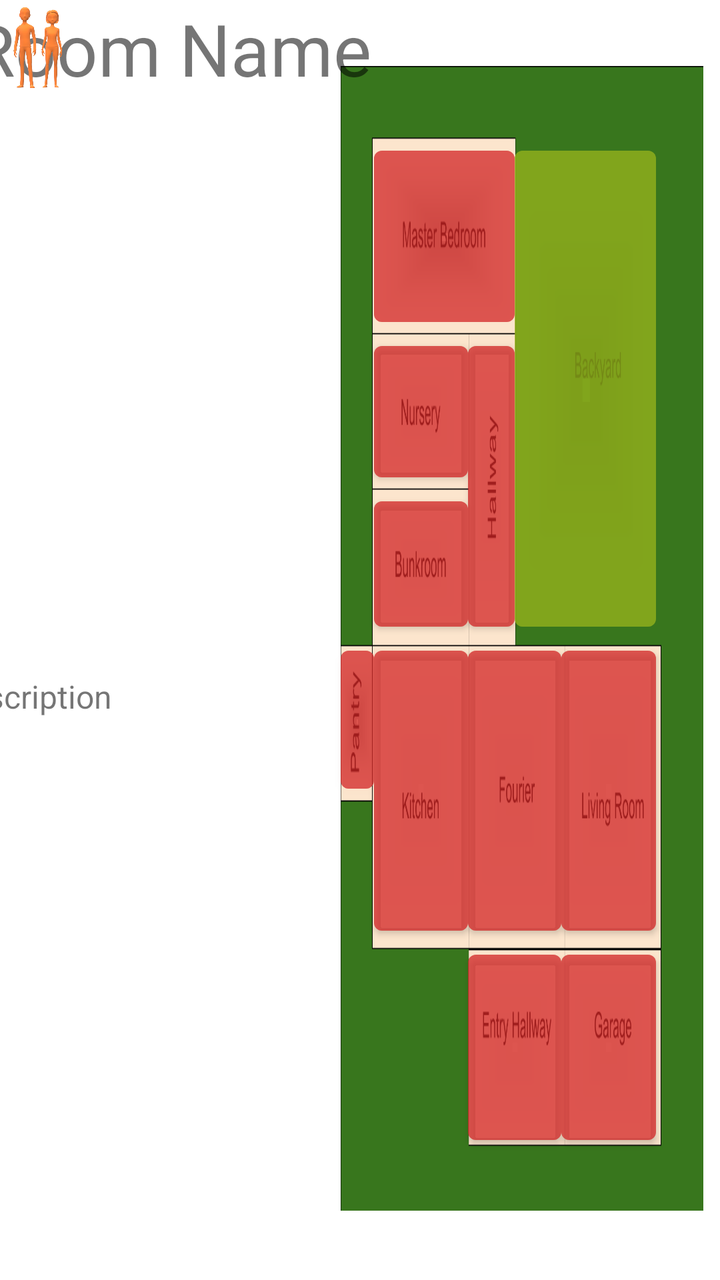
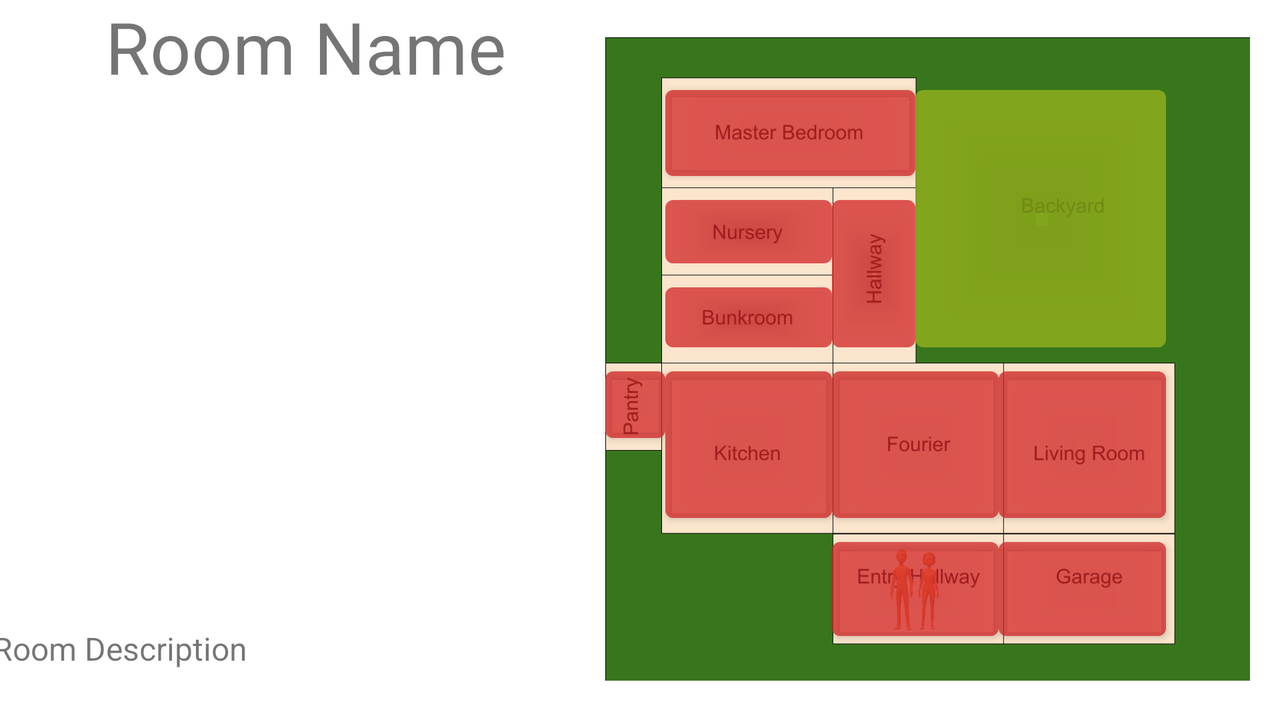

First picture: res/layout/ on a phone held upright. Second picture: the repository's own variant of that layout, on a device whose configuration matches the variant's folder. Source for both follows.
<!-- AndroidManifest.xml: application theme Theme.Explore -->
<!-- res/layout/haunted_house.xml -->
<?xml version="1.0" encoding="utf-8"?>
<androidx.constraintlayout.widget.ConstraintLayout xmlns:android="http://schemas.android.com/apk/res/android"
    xmlns:app="http://schemas.android.com/apk/res-auto"
    xmlns:tools="http://schemas.android.com/tools"
    android:id="@+id/haunted_house_layout"
    android:layout_width="match_parent"
    android:layout_height="match_parent"
    android:orientation="horizontal">

    <ImageView
        android:id="@+id/iv_map"
        android:layout_width="0dp"
        android:layout_height="0dp"
        android:scaleType="fitXY"
        android:adjustViewBounds="true"
        app:layout_constraintBottom_toTopOf="@+id/guideline_map_base"
        app:layout_constraintEnd_toStartOf="@+id/guideline4"
        app:layout_constraintStart_toStartOf="@+id/guideline3"
        app:layout_constraintTop_toTopOf="@+id/guideline"
        app:srcCompat="@drawable/haunted_house" />

    <ImageView
        android:id="@+id/character"
        android:layout_width="wrap_content"
        android:layout_height="wrap_content"
        app:layout_constraintBottom_toBottomOf="@+id/entry_hallway"
        app:layout_constraintEnd_toEndOf="@+id/entry_hallway"
        app:layout_constraintStart_toStartOf="@+id/entry_hallway"
        app:layout_constraintTop_toTopOf="@+id/hor_guideline6"
        app:srcCompat="@drawable/person_foreground" />

    <TextView
        android:id="@+id/room_name"
        android:layout_width="wrap_content"
        android:layout_height="wrap_content"
        android:text="Room Name"
        android:textSize="36sp"
        app:layout_constraintEnd_toStartOf="@+id/guideline3"
        app:layout_constraintStart_toStartOf="parent"
        app:layout_constraintTop_toTopOf="parent" />

    <TextView
        android:id="@+id/room_description"
        android:layout_width="314dp"
        android:layout_height="48dp"
        android:text="Room Description"
        android:textSize="16sp"
        app:layout_constraintEnd_toStartOf="@+id/guideline3"
        app:layout_constraintStart_toStartOf="parent"
        app:layout_constraintTop_toBottomOf="@+id/iv_room_image" />


    <ImageView
        android:id="@+id/iv_room_image"
        android:layout_width="312dp"
        android:layout_height="289dp"
        android:scaleType="fitXY"
        app:layout_constraintEnd_toStartOf="@+id/guideline3"
        app:layout_constraintStart_toStartOf="parent"
        app:layout_constraintTop_toBottomOf="@+id/room_name"
        app:srcCompat="@drawable/houseexplore" />

    <Button
        android:id="@+id/entry_hallway"
        android:layout_width="0dp"
        android:layout_height="0dp"
        android:backgroundTint="#80D32626"
        app:layout_constraintBottom_toTopOf="@+id/guideline6"
        app:layout_constraintEnd_toStartOf="@+id/vert_guideline4"
        app:layout_constraintStart_toStartOf="@+id/vert_guideline2"
        app:layout_constraintTop_toTopOf="@+id/hor_guideline6" />

    <Button
        android:id="@+id/garage"
        android:layout_width="0dp"
        android:layout_height="0dp"
        android:backgroundTint="#80D32626"
        app:layout_constraintBottom_toTopOf="@+id/guideline6"
        app:layout_constraintEnd_toStartOf="@+id/vert_guideline5"
        app:layout_constraintStart_toStartOf="@+id/vert_guideline4"
        app:layout_constraintTop_toTopOf="@+id/hor_guideline6" />

    <Button
        android:id="@+id/living_room"
        android:layout_width="0dp"
        android:layout_height="0dp"
        android:backgroundTint="#80D32626"
        app:layout_constraintBottom_toTopOf="@+id/hor_guideline6"
        app:layout_constraintEnd_toStartOf="@+id/vert_guideline5"
        app:layout_constraintStart_toStartOf="@+id/vert_guideline4"
        app:layout_constraintTop_toTopOf="@+id/hor_guideline4" />

    <Button
        android:id="@+id/fourier"
        android:layout_width="0dp"
        android:layout_height="0dp"
        android:backgroundTint="#80D32626"
        app:layout_constraintBottom_toTopOf="@+id/hor_guideline6"
        app:layout_constraintEnd_toStartOf="@+id/vert_guideline4"
        app:layout_constraintStart_toStartOf="@+id/vert_guideline2"
        app:layout_constraintTop_toTopOf="@+id/hor_guideline4"
        app:layout_constraintVertical_bias="0.25" />

    <Button
        android:id="@+id/hallway"
        android:layout_width="0dp"
        android:layout_height="0dp"
        android:backgroundTint="#80D32626"
        app:layout_constraintBottom_toTopOf="@+id/hor_guideline4"
        app:layout_constraintEnd_toEndOf="@+id/master_bedroom"
        app:layout_constraintStart_toEndOf="@+id/nursery"
        app:layout_constraintTop_toTopOf="@+id/nursery" />

    <Button
        android:id="@+id/kitchen"
        android:layout_width="0dp"
        android:layout_height="0dp"
        android:backgroundTint="#80D32626"
        app:layout_constraintBottom_toTopOf="@+id/hor_guideline6"
        app:layout_constraintEnd_toStartOf="@+id/vert_guideline2"
        app:layout_constraintStart_toStartOf="@+id/vert_guideline1"
        app:layout_constraintTop_toTopOf="@+id/hor_guideline4" />

    <Button
        android:id="@+id/nursery"
        android:layout_width="0dp"
        android:layout_height="0dp"
        android:backgroundTint="#80D32626"
        app:layout_constraintBottom_toTopOf="@+id/hor_guideline3"
        app:layout_constraintEnd_toStartOf="@+id/vert_guideline2"
        app:layout_constraintStart_toStartOf="@+id/vert_guideline1"
        app:layout_constraintTop_toTopOf="@+id/hor_guideline2" />

    <Button
        android:id="@+id/master_bedroom"
        android:layout_width="0dp"
        android:layout_height="0dp"
        android:backgroundTint="#80D32626"
        app:layout_constraintBottom_toTopOf="@+id/hor_guideline2"
        app:layout_constraintEnd_toStartOf="@+id/vert_guideline3"
        app:layout_constraintStart_toStartOf="@+id/vert_guideline1"
        app:layout_constraintTop_toTopOf="@+id/hor_guideline1" />

    <Button
        android:id="@+id/backyard"
        android:layout_width="0dp"
        android:layout_height="0dp"
        android:backgroundTint="#809AB61D"
        app:layout_constraintBottom_toTopOf="@+id/hor_guideline4"
        app:layout_constraintEnd_toStartOf="@+id/vert_guideline5"
        app:layout_constraintStart_toStartOf="@+id/vert_guideline3"
        app:layout_constraintTop_toTopOf="@+id/hor_guideline1" />

    <Button
        android:id="@+id/bunkroom"
        android:layout_width="0dp"
        android:layout_height="0dp"
        android:backgroundTint="#80D32626"
        app:layout_constraintBottom_toTopOf="@+id/hor_guideline4"
        app:layout_constraintEnd_toStartOf="@+id/vert_guideline2"
        app:layout_constraintStart_toStartOf="@+id/vert_guideline1"
        app:layout_constraintTop_toTopOf="@+id/hor_guideline3" />

    <Button
        android:id="@+id/pantry"
        android:layout_width="0dp"
        android:layout_height="0dp"
        android:backgroundTint="#80D32626"
        app:layout_constraintBottom_toTopOf="@+id/hor_guideline5"
        app:layout_constraintEnd_toStartOf="@+id/vert_guideline1"
        app:layout_constraintStart_toStartOf="@+id/guideline3"
        app:layout_constraintTop_toTopOf="@+id/hor_guideline4" />

    <androidx.constraintlayout.widget.Guideline
        android:id="@+id/vert_guideline1"
        android:layout_width="wrap_content"
        android:layout_height="wrap_content"
        android:orientation="vertical"
        app:layout_constraintGuide_percent="0.51976573" />

    <androidx.constraintlayout.widget.Guideline
        android:id="@+id/vert_guideline2"
        android:layout_width="wrap_content"
        android:layout_height="wrap_content"
        android:orientation="vertical"
        app:layout_constraintGuide_percent="0.65" />

    <androidx.constraintlayout.widget.Guideline
        android:id="@+id/vert_guideline3"
        android:layout_width="wrap_content"
        android:layout_height="wrap_content"
        android:orientation="vertical"
        app:layout_constraintGuide_percent="0.715" />

    <androidx.constraintlayout.widget.Guideline
        android:id="@+id/vert_guideline4"
        android:layout_width="wrap_content"
        android:layout_height="wrap_content"
        android:orientation="vertical"
        app:layout_constraintGuide_percent="0.78" />

    <androidx.constraintlayout.widget.Guideline
        android:id="@+id/vert_guideline5"
        android:layout_width="wrap_content"
        android:layout_height="wrap_content"
        android:orientation="vertical"
        app:layout_constraintGuide_percent="0.91068816" />

    <androidx.constraintlayout.widget.Guideline
        android:id="@+id/hor_guideline1"
        android:layout_width="wrap_content"
        android:layout_height="wrap_content"
        android:orientation="horizontal"
        app:layout_constraintGuide_percent="0.10852713" />

    <androidx.constraintlayout.widget.Guideline
        android:id="@+id/hor_guideline2"
        android:layout_width="wrap_content"
        android:layout_height="wrap_content"
        android:orientation="horizontal"
        app:layout_constraintGuide_percent="0.26098192" />

    <androidx.constraintlayout.widget.Guideline
        android:id="@+id/hor_guideline3"
        android:layout_width="wrap_content"
        android:layout_height="wrap_content"
        android:orientation="horizontal"
        app:layout_constraintGuide_percent="0.38242894" />

    <androidx.constraintlayout.widget.Guideline
        android:id="@+id/hor_guideline4"
        android:layout_width="wrap_content"
        android:layout_height="wrap_content"
        android:orientation="horizontal"
        app:layout_constraintGuide_percent="0.498708" />

    <androidx.constraintlayout.widget.Guideline
        android:id="@+id/hor_guideline5"
        android:layout_width="wrap_content"
        android:layout_height="wrap_content"
        android:orientation="horizontal"
        app:layout_constraintGuide_percent="0.625323" />

    <androidx.constraintlayout.widget.Guideline
        android:id="@+id/hor_guideline6"
        android:layout_width="wrap_content"
        android:layout_height="wrap_content"
        android:orientation="horizontal"
        app:layout_constraintGuide_percent="0.7364341" />

    <androidx.constraintlayout.widget.Guideline
        android:id="@+id/hor_guideline7"
        android:layout_width="wrap_content"
        android:layout_height="wrap_content"
        android:orientation="horizontal"
        app:layout_constraintGuide_begin="450dp" />

    <androidx.constraintlayout.widget.Guideline
        android:id="@+id/guideline2"
        android:layout_width="wrap_content"
        android:layout_height="wrap_content"
        android:orientation="vertical"
        app:layout_constraintGuide_begin="-1dp" />

    <androidx.constraintlayout.widget.Guideline
        android:id="@+id/guideline3"
        android:layout_width="wrap_content"
        android:layout_height="wrap_content"
        android:orientation="vertical"
        app:layout_constraintGuide_percent="0.47291362" />

    <androidx.constraintlayout.widget.Guideline
        android:id="@+id/guideline4"
        android:layout_width="wrap_content"
        android:layout_height="wrap_content"
        android:orientation="vertical"
        app:layout_constraintGuide_percent="0.97657394" />

    <androidx.constraintlayout.widget.Guideline
        android:id="@+id/guideline"
        android:layout_width="wrap_content"
        android:layout_height="wrap_content"
        android:orientation="horizontal"
        app:layout_constraintGuide_percent="0.051679585" />

    <androidx.constraintlayout.widget.Guideline
        android:id="@+id/guideline_map_base"
        android:layout_width="wrap_content"
        android:layout_height="wrap_content"
        android:orientation="horizontal"
        app:layout_constraintGuide_percent="0.9457364" />

    <androidx.constraintlayout.widget.Guideline
        android:id="@+id/guideline6"
        android:layout_width="wrap_content"
        android:layout_height="wrap_content"
        android:orientation="horizontal"
        app:layout_constraintGuide_percent="0.9" />

    <ImageView
        android:id="@+id/homeowner"
        android:layout_width="39dp"
        android:layout_height="47dp"
        app:srcCompat="@drawable/homeowner1"
        tools:layout_editor_absoluteX="643dp"
        tools:layout_editor_absoluteY="0dp" />

</androidx.constraintlayout.widget.ConstraintLayout>
<!-- resources referenced by this layout -->
<resources>
  <!-- drawable haunted_house: png bitmap (drawable, 45210 bytes) -->
  <!-- drawable homeowner1: png bitmap (drawable, 101607 bytes) -->
  <style name="Theme.Explore" parent="Theme.MaterialComponents.DayNight.NoActionBar">
          
          <item name="colorPrimary">@color/jackrabbit_green</item>
          <item name="colorPrimaryVariant">@color/jackrabbit_green</item>
          <item name="colorOnPrimary">@color/white</item>
          
          <item name="colorSecondary">@color/teal_200</item>
          <item name="colorSecondaryVariant">@color/teal_700</item>
          <item name="colorOnSecondary">@color/black</item>
          
          <item name="android:statusBarColor">?attr/colorPrimaryVariant</item>
          
      </style>
  <color name="jackrabbit_green">#669933</color>
  <color name="white">#FFFFFFFF</color>
  <color name="teal_200">#FF03DAC5</color>
  <color name="teal_700">#FF018786</color>
  <color name="black">#FF000000</color>
</resources>
<!-- res/layout-land/haunted_house.xml (the repository's variant of the layout above) -->
<!-- drawn on the phone turned sideways -->
<?xml version="1.0" encoding="utf-8"?>
<androidx.constraintlayout.widget.ConstraintLayout xmlns:android="http://schemas.android.com/apk/res/android"
    xmlns:app="http://schemas.android.com/apk/res-auto"
    xmlns:tools="http://schemas.android.com/tools"
    android:id="@+id/haunted_house_layout"
    android:layout_width="match_parent"
    android:layout_height="match_parent"
    android:orientation="horizontal">

    <androidx.constraintlayout.widget.Group
        android:id="@+id/basic_functions"
        android:layout_width="wrap_content"
        android:layout_height="wrap_content"
        app:constraint_referenced_ids="iv_map,character,room_name,room_description,iv_room_image,gl_room_top,gl_room_bottom,gl_room_left,gl_room_right,gl_map_left,gl_map_right,gl_map_top,gl_map_bottom" />


    <Button
        android:id="@+id/entry_hallway"
        android:layout_width="0dp"
        android:layout_height="0dp"
        android:backgroundTint="#80D32626"
        app:layout_constraintBottom_toTopOf="@+id/guideline6"
        app:layout_constraintEnd_toStartOf="@+id/vert_guideline4"
        app:layout_constraintStart_toStartOf="@+id/vert_guideline2"
        app:layout_constraintTop_toTopOf="@+id/hor_guideline6" />

    <Button
        android:id="@+id/garage"
        android:layout_width="0dp"
        android:layout_height="0dp"
        android:backgroundTint="#80D32626"
        app:layout_constraintBottom_toTopOf="@+id/guideline6"
        app:layout_constraintEnd_toStartOf="@+id/vert_guideline5"
        app:layout_constraintStart_toStartOf="@+id/vert_guideline4"
        app:layout_constraintTop_toTopOf="@+id/hor_guideline6" />

    <Button
        android:id="@+id/living_room"
        android:layout_width="0dp"
        android:layout_height="0dp"
        android:backgroundTint="#80D32626"
        app:layout_constraintBottom_toTopOf="@+id/hor_guideline6"
        app:layout_constraintEnd_toStartOf="@+id/vert_guideline5"
        app:layout_constraintStart_toStartOf="@+id/vert_guideline4"
        app:layout_constraintTop_toTopOf="@+id/hor_guideline4" />

    <Button
        android:id="@+id/fourier"
        android:layout_width="0dp"
        android:layout_height="0dp"
        android:backgroundTint="#80D32626"
        app:layout_constraintBottom_toTopOf="@+id/hor_guideline6"
        app:layout_constraintEnd_toStartOf="@+id/vert_guideline4"
        app:layout_constraintStart_toStartOf="@+id/vert_guideline2"
        app:layout_constraintTop_toTopOf="@+id/hor_guideline4"
        app:layout_constraintVertical_bias="0.25" />

    <Button
        android:id="@+id/hallway"
        android:layout_width="0dp"
        android:layout_height="0dp"
        android:backgroundTint="#80D32626"
        app:layout_constraintBottom_toTopOf="@+id/hor_guideline4"
        app:layout_constraintEnd_toEndOf="@+id/master_bedroom"
        app:layout_constraintStart_toEndOf="@+id/nursery"
        app:layout_constraintTop_toTopOf="@+id/nursery" />

    <Button
        android:id="@+id/kitchen"
        android:layout_width="0dp"
        android:layout_height="0dp"
        android:backgroundTint="#80D32626"
        app:layout_constraintBottom_toTopOf="@+id/hor_guideline6"
        app:layout_constraintEnd_toStartOf="@+id/vert_guideline2"
        app:layout_constraintStart_toStartOf="@+id/vert_guideline1"
        app:layout_constraintTop_toTopOf="@+id/hor_guideline4" />

    <Button
        android:id="@+id/nursery"
        android:layout_width="0dp"
        android:layout_height="0dp"
        android:backgroundTint="#80D32626"
        app:layout_constraintBottom_toTopOf="@+id/hor_guideline3"
        app:layout_constraintEnd_toStartOf="@+id/vert_guideline2"
        app:layout_constraintStart_toStartOf="@+id/vert_guideline1"
        app:layout_constraintTop_toTopOf="@+id/hor_guideline2" />

    <Button
        android:id="@+id/master_bedroom"
        android:layout_width="0dp"
        android:layout_height="0dp"
        android:backgroundTint="#80D32626"
        app:layout_constraintBottom_toTopOf="@+id/hor_guideline2"
        app:layout_constraintEnd_toStartOf="@+id/vert_guideline3"
        app:layout_constraintStart_toStartOf="@+id/vert_guideline1"
        app:layout_constraintTop_toTopOf="@+id/hor_guideline1" />

    <Button
        android:id="@+id/backyard"
        android:layout_width="0dp"
        android:layout_height="0dp"
        android:backgroundTint="#809AB61D"
        app:layout_constraintBottom_toTopOf="@+id/hor_guideline4"
        app:layout_constraintEnd_toStartOf="@+id/vert_guideline5"
        app:layout_constraintStart_toStartOf="@+id/vert_guideline3"
        app:layout_constraintTop_toTopOf="@+id/hor_guideline1" />

    <Button
        android:id="@+id/bunkroom"
        android:layout_width="0dp"
        android:layout_height="0dp"
        android:backgroundTint="#80D32626"
        app:layout_constraintBottom_toTopOf="@+id/hor_guideline4"
        app:layout_constraintEnd_toStartOf="@+id/vert_guideline2"
        app:layout_constraintStart_toStartOf="@+id/vert_guideline1"
        app:layout_constraintTop_toTopOf="@+id/hor_guideline3" />

    <Button
        android:id="@+id/pantry"
        android:layout_width="0dp"
        android:layout_height="0dp"
        android:backgroundTint="#80D32626"
        app:layout_constraintBottom_toTopOf="@+id/hor_guideline5"
        app:layout_constraintEnd_toStartOf="@+id/vert_guideline1"
        app:layout_constraintStart_toStartOf="@+id/gl_map_left"
        app:layout_constraintTop_toTopOf="@+id/hor_guideline4" />

    <androidx.constraintlayout.widget.Guideline
        android:id="@+id/vert_guideline1"
        android:layout_width="wrap_content"
        android:layout_height="wrap_content"
        android:orientation="vertical"
        app:layout_constraintGuide_percent="0.51976573" />

    <androidx.constraintlayout.widget.Guideline
        android:id="@+id/vert_guideline2"
        android:layout_width="wrap_content"
        android:layout_height="wrap_content"
        android:orientation="vertical"
        app:layout_constraintGuide_percent="0.65" />

    <androidx.constraintlayout.widget.Guideline
        android:id="@+id/vert_guideline3"
        android:layout_width="wrap_content"
        android:layout_height="wrap_content"
        android:orientation="vertical"
        app:layout_constraintGuide_percent="0.715" />

    <androidx.constraintlayout.widget.Guideline
        android:id="@+id/vert_guideline4"
        android:layout_width="wrap_content"
        android:layout_height="wrap_content"
        android:orientation="vertical"
        app:layout_constraintGuide_percent="0.78" />

    <androidx.constraintlayout.widget.Guideline
        android:id="@+id/vert_guideline5"
        android:layout_width="wrap_content"
        android:layout_height="wrap_content"
        android:orientation="vertical"
        app:layout_constraintGuide_percent="0.91068816" />

    <androidx.constraintlayout.widget.Guideline
        android:id="@+id/hor_guideline1"
        android:layout_width="wrap_content"
        android:layout_height="wrap_content"
        android:orientation="horizontal"
        app:layout_constraintGuide_percent="0.10852713" />

    <androidx.constraintlayout.widget.Guideline
        android:id="@+id/hor_guideline2"
        android:layout_width="wrap_content"
        android:layout_height="wrap_content"
        android:orientation="horizontal"
        app:layout_constraintGuide_percent="0.26098192" />

    <androidx.constraintlayout.widget.Guideline
        android:id="@+id/hor_guideline3"
        android:layout_width="wrap_content"
        android:layout_height="wrap_content"
        android:orientation="horizontal"
        app:layout_constraintGuide_percent="0.38242894" />

    <androidx.constraintlayout.widget.Guideline
        android:id="@+id/hor_guideline4"
        android:layout_width="wrap_content"
        android:layout_height="wrap_content"
        android:orientation="horizontal"
        app:layout_constraintGuide_percent="0.498708" />

    <androidx.constraintlayout.widget.Guideline
        android:id="@+id/hor_guideline5"
        android:layout_width="wrap_content"
        android:layout_height="wrap_content"
        android:orientation="horizontal"
        app:layout_constraintGuide_percent="0.625323" />

    <androidx.constraintlayout.widget.Guideline
        android:id="@+id/hor_guideline6"
        android:layout_width="wrap_content"
        android:layout_height="wrap_content"
        android:orientation="horizontal"
        app:layout_constraintGuide_percent="0.7364341" />

    <androidx.constraintlayout.widget.Guideline
        android:id="@+id/hor_guideline7"
        android:layout_width="wrap_content"
        android:layout_height="wrap_content"
        android:orientation="horizontal"
        app:layout_constraintGuide_begin="450dp" />

    <androidx.constraintlayout.widget.Guideline
        android:id="@+id/guideline2"
        android:layout_width="wrap_content"
        android:layout_height="wrap_content"
        android:orientation="vertical"
        app:layout_constraintGuide_begin="-1dp" />

    <androidx.constraintlayout.widget.Guideline
        android:id="@+id/guideline6"
        android:layout_width="wrap_content"
        android:layout_height="wrap_content"
        android:orientation="horizontal"
        app:layout_constraintGuide_percent="0.9" />



    <ImageView
        android:id="@+id/iv_map"
        android:layout_width="0dp"
        android:layout_height="0dp"
        android:adjustViewBounds="true"
        android:scaleType="fitXY"
        app:layout_constraintBottom_toTopOf="@+id/gl_map_bottom"
        app:layout_constraintEnd_toStartOf="@+id/gl_map_right"
        app:layout_constraintStart_toStartOf="@+id/gl_map_left"
        app:layout_constraintTop_toTopOf="@+id/gl_map_top"
        app:srcCompat="@drawable/haunted_house" />

    <ImageView
        android:id="@+id/character"
        android:layout_width="wrap_content"
        android:layout_height="wrap_content"
        app:layout_constraintBottom_toBottomOf="@+id/entry_hallway"
        app:layout_constraintEnd_toEndOf="@+id/entry_hallway"
        app:layout_constraintStart_toStartOf="@+id/entry_hallway"
        app:layout_constraintTop_toTopOf="@+id/hor_guideline6"
        app:srcCompat="@drawable/person_foreground" />

    <TextView
        android:id="@+id/room_name"
        android:layout_width="wrap_content"
        android:layout_height="wrap_content"
        android:text="Room Name"
        android:textSize="36sp"
        app:layout_constraintEnd_toStartOf="@+id/gl_room_right"
        app:layout_constraintStart_toStartOf="@+id/gl_room_left"
        app:layout_constraintTop_toTopOf="parent"
        app:layout_constraintBottom_toTopOf="@id/gl_room_top"/>

    <TextView
        android:id="@+id/room_description"
        android:layout_width="314dp"
        android:layout_height="48dp"
        android:text="Room Description"
        android:textSize="16sp"
        app:layout_constraintEnd_toStartOf="@+id/gl_room_right"
        app:layout_constraintStart_toStartOf="@+id/gl_room_left"
        app:layout_constraintTop_toBottomOf="@+id/iv_room_image" />

    <ImageView
        android:id="@+id/iv_room_image"
        android:layout_width="0dp"
        android:layout_height="0dp"
        android:scaleType="fitXY"
        app:layout_constraintEnd_toStartOf="@+id/gl_room_right"
        app:layout_constraintStart_toStartOf="@+id/gl_room_left"
        app:layout_constraintTop_toTopOf="@+id/gl_room_top"
        app:layout_constraintBottom_toTopOf="@id/gl_room_bottom"
        app:srcCompat="@drawable/houseexplore" />

    <androidx.constraintlayout.widget.Guideline
        android:id="@+id/guideline"
        android:layout_width="wrap_content"
        android:layout_height="wrap_content"
        android:orientation="horizontal"
        app:layout_constraintGuide_end="342dp" />

    <androidx.constraintlayout.widget.Guideline
        android:id="@+id/gl_room_top"
        android:layout_width="wrap_content"
        android:layout_height="wrap_content"
        android:orientation="horizontal"
        app:layout_constraintGuide_percent="0.12661499" />

    <androidx.constraintlayout.widget.Guideline
        android:id="@+id/gl_room_bottom"
        android:layout_width="wrap_content"
        android:layout_height="wrap_content"
        android:orientation="horizontal"
        app:layout_constraintGuide_percent="0.87" />

    <androidx.constraintlayout.widget.Guideline
        android:id="@+id/gl_room_left"
        android:layout_width="wrap_content"
        android:layout_height="wrap_content"
        android:orientation="vertical"
        app:layout_constraintGuide_percent="0.05773672" />

    <androidx.constraintlayout.widget.Guideline
        android:id="@+id/gl_room_right"
        android:layout_width="wrap_content"
        android:layout_height="wrap_content"
        android:orientation="vertical"
        app:layout_constraintGuide_percent="0.42" />

    <androidx.constraintlayout.widget.Guideline
        android:id="@+id/gl_map_left"
        android:layout_width="wrap_content"
        android:layout_height="wrap_content"
        android:orientation="vertical"
        app:layout_constraintGuide_percent="0.47291362" />

    <androidx.constraintlayout.widget.Guideline
        android:id="@+id/gl_map_right"
        android:layout_width="wrap_content"
        android:layout_height="wrap_content"
        android:orientation="vertical"
        app:layout_constraintGuide_percent="0.97657394" />

    <androidx.constraintlayout.widget.Guideline
        android:id="@+id/gl_map_top"
        android:layout_width="wrap_content"
        android:layout_height="wrap_content"
        android:orientation="horizontal"
        app:layout_constraintGuide_percent="0.051679585" />

    <androidx.constraintlayout.widget.Guideline
        android:id="@+id/gl_map_bottom"
        android:layout_width="wrap_content"
        android:layout_height="wrap_content"
        android:orientation="horizontal"
        app:layout_constraintGuide_percent="0.9457364" />

    <ImageView
        android:id="@+id/homeowner"
        android:layout_width="39dp"
        android:layout_height="47dp"
        app:srcCompat="@drawable/homeowner1"
        app:layout_constraintBottom_toBottomOf="@+id/entry_hallway"
        app:layout_constraintEnd_toEndOf="@+id/entry_hallway"
        app:layout_constraintStart_toStartOf="@+id/entry_hallway"
        app:layout_constraintTop_toTopOf="@+id/hor_guideline6" />

</androidx.constraintlayout.widget.ConstraintLayout>
